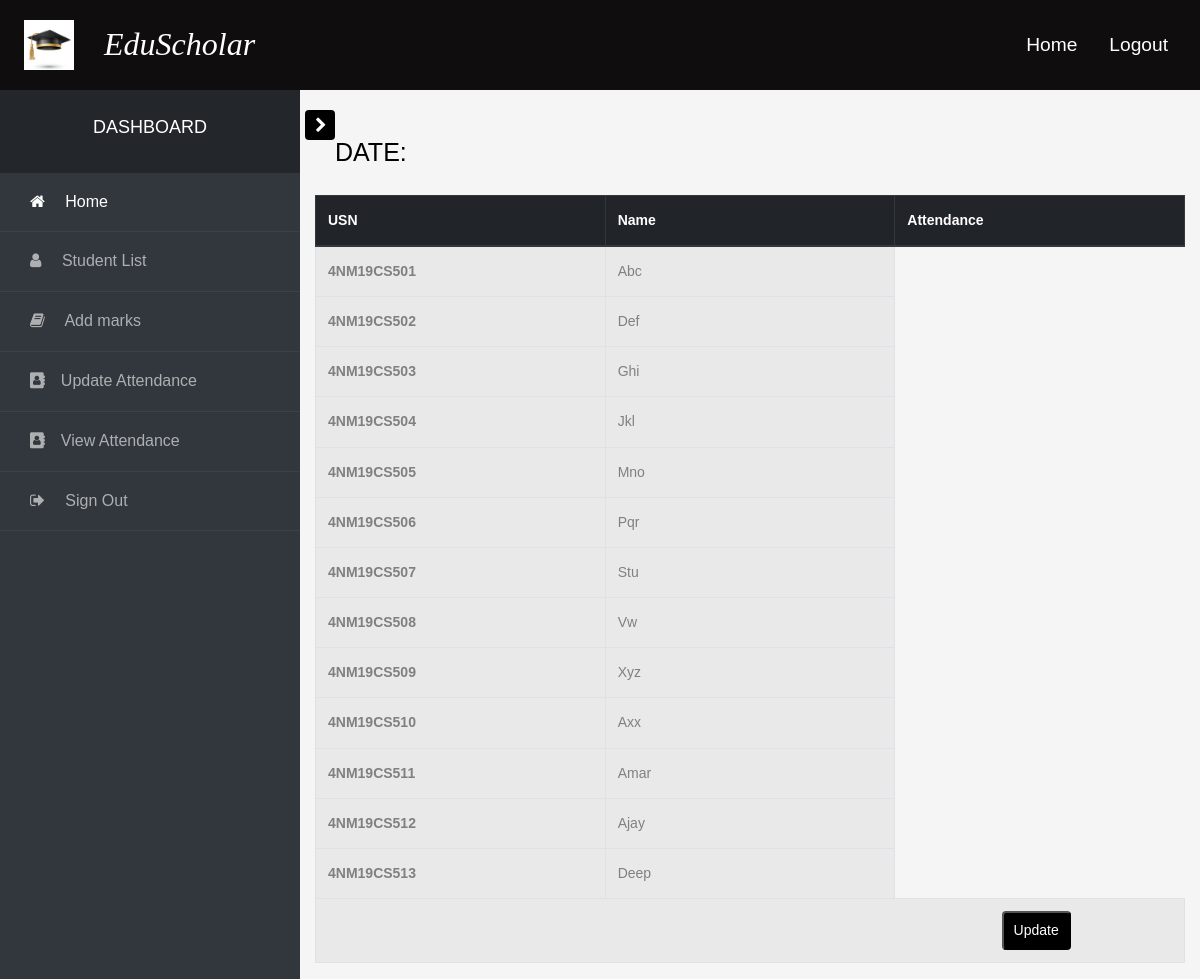
Before: /viewattendance.php (signed in) with the older database file.
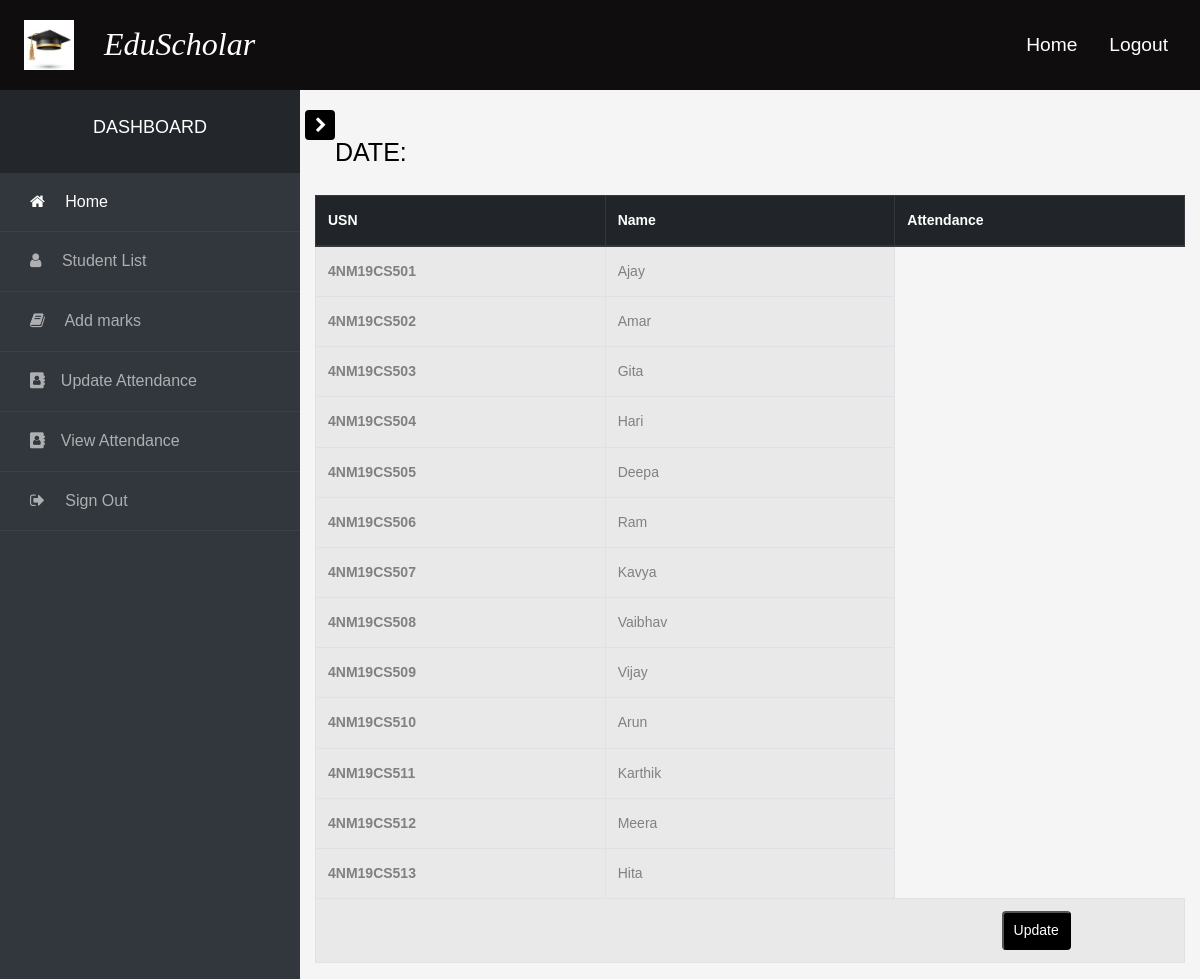
After: the same page with the newer database file.
### tables this page shows
CREATE TABLE `studentlogin` (
  `usn` varchar(10) NOT NULL,
  `sname` varchar(50) NOT NULL,
  `email` varchar(50) NOT NULL,
  `password` varchar(255) NOT NULL
);

### viewattendance.php (the view, shortened to what this page needs)
<?php
require_once "config.php";
?>
<!DOCTYPE html>
<html lang="en">
<head>
    <link rel="stylesheet" href="https://stackpath.bootstrapcdn.com/bootstrap/4.1.3/css/bootstrap.min.css">
    <link rel="stylesheet" href="https://stackpath.bootstrapcdn.com/font-awesome/4.7.0/css/font-awesome.min.css">
    <link rel="stylesheet" href="css/navbar.css">
    <link rel="stylesheet" href="css/course.css">
    <link rel="stylesheet" href="css/updatema.css">
    <link rel="stylesheet" href="css/style.css">
    <link rel="stylesheet" href="css/updateatt_display.css">
</head>
<body>
<?php include('navbar.php'); ?>
<div class="wrapper d-flex align-items-stretch">
<?php include('sidebar.php'); ?>
<div class="container">
    <div class="date">
        Date: <?php echo $d; ?>
    </div>
    <div class="table-responsive">
        <table id="table" class="table table-hover table-bordered table-striped">
            <thead class="thead-dark">
                <tr>
                    <th style="width: 25%;" scope="col">USN</th>
                    <th style="width: 25%;" scope="col">Name</th>
                    <th style="width: 25%;" scope="col">Attendance</th>
                </tr>
            </thead>
            <tbody>
    <?php
        $query1 = "select usn,sname from studentlogin";
        $res1 = mysqli_query($conn,$query1);
        if(mysqli_num_rows($res1)==0)
         {
             echo "<span class='nothing'>No records.</span>";
         }
         else
         {
            while($row = mysqli_fetch_array($res1)){
                $usn=$row['usn'];
                $name=$row['sname'];
                echo "<tr>
                        <th scope='row'>$usn</th>
                        <td>$name</td>";
                echo "<tr>";
            }
    }
    ?>
                <tr class="foot">
                    <td colspan="6"><button class="btnn float-right" type="submit" name="update">Update</button></td>
                </tr>
                </tbody>
            </table>
        </div>
</div>
</div>
</body>
</html>

Changed rows visible on the page:
changed studentlogin "4NM19CS501": sname "Abc" → "Ajay"
changed studentlogin "4NM19CS502": sname "Def" → "Amar"
changed studentlogin "4NM19CS503": sname "Ghi" → "Gita"
changed studentlogin "4NM19CS504": sname "Jkl" → "Hari"
changed studentlogin "4NM19CS505": sname "Mno" → "Deepa"
changed studentlogin "4NM19CS506": sname "Pqr" → "Ram"
changed studentlogin "4NM19CS507": sname "Stu" → "Kavya"
changed studentlogin "4NM19CS508": sname "Vw" → "Vaibhav"
changed studentlogin "4NM19CS509": sname "Xyz" → "Vijay"
changed studentlogin "4NM19CS510": sname "Axx" → "Arun"
changed studentlogin "4NM19CS511": sname "Amar" → "Karthik"
changed studentlogin "4NM19CS512": sname "Ajay" → "Meera"
changed studentlogin "4NM19CS513": sname "Deep" → "Hita"
